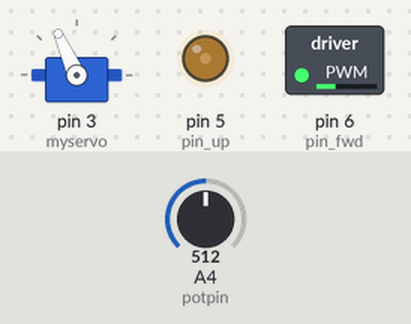
The sketch below on a simulated Arduino Uno, built with avr-gcc and run on an emulated ATmega328P. On the bench: servo, switched loads named in the sketch (green lamp = pin HIGH), output pins drawn as LEDs (lit = HIGH). The inputs (shaded band) are chosen by the test bench; at power-on: A4 (potpin) = 512.

Above: at 1.2 s.
1.3 s: A4 (potpin) set to 716
At 2.2 s:
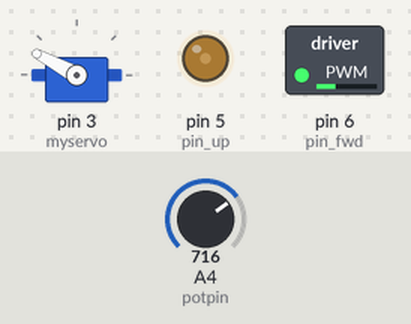
2.8 s: A4 (potpin) set to 900
At 3.1 s:
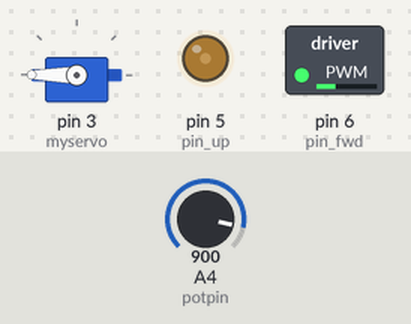
4.3 s: A4 (potpin) set to 306
At 4.6 s:
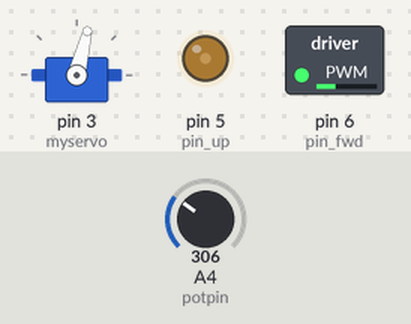
5.8 s: A4 (potpin) set to 122
At 6.7 s:
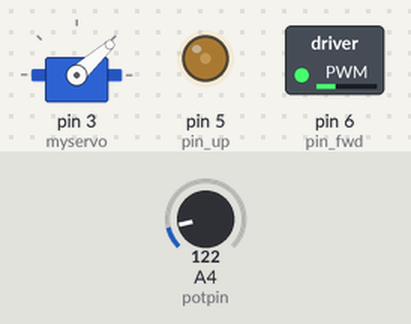
7.3 s: A4 (potpin) set to 0
At 7.6 s:
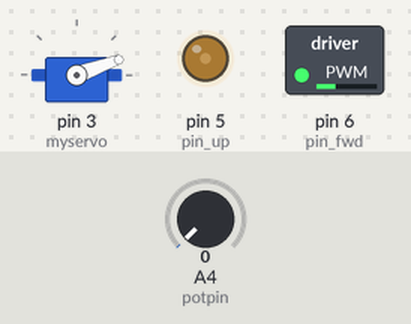
8.8 s: A4 (potpin) set to 511
At 9.1 s:
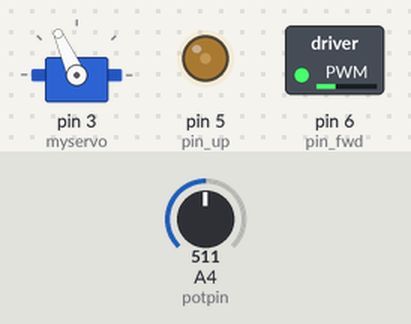
Timing chart, 0 to 11.3 s (numbered marks = the images above; inputs shaded):
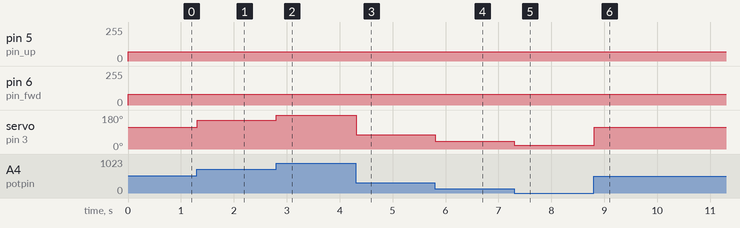

Measured:
- after the input at 1.3 s, servo on pin 3 (myservo): 114° → 152° at once
- after the input at 2.8 s, servo on pin 3 (myservo): 152° → 180° at once
- after the input at 4.3 s, servo on pin 3 (myservo): 180° → 76° at once
- after the input at 5.8 s, servo on pin 3 (myservo): 76° → 42° at once
- after the input at 7.3 s, servo on pin 3 (myservo): 42° → 20° at once
- after the input at 8.8 s, servo on pin 3 (myservo): 20° → 114° at once

The sketch:

angleservo.ino
```cpp
#include <Servo.h> //include the servo library for easier servo control

Servo myservo;  // create servo object to control a servo
//oranzova pwm na 6 pin
int pin_up = 5; // connect the updraft motor to the pin 5
int pin_fwd = 6; // connect the forward motor to the pin 6
int angle = 0; // variable that states the angle of the servo
int motor_up = 70; // variable that states the pwm of the updraft motor
int motor_fwd = 80; // variable that states the pwm of the forward motor
int potpin = 4; //connects the servo to analog pin 4
int potangle = 0; //variable that states the init pot-angle of servo

void setup() {        //setup cycle
  myservo.attach(3);  // attaches the servo on pin 3 to the servo object
}
//end of setup cycle


void loop() {   //main loop
potangle = analogRead(potpin);     // gives the value from pot to variable potangle
angle = map(potangle, 0, 675, 20, 145);   //maps the value from pot (3,3V) to the working angle of servo
myservo.write(angle);         // sets the angle of the servo
analogWrite(pin_up, motor_up);       // PWM of the upward motor
analogWrite(pin_fwd, motor_fwd);  // PWM of the forward motor
delay (15);    //gives the servo some time to actually get to the desired position
}
//end of main loop
```
